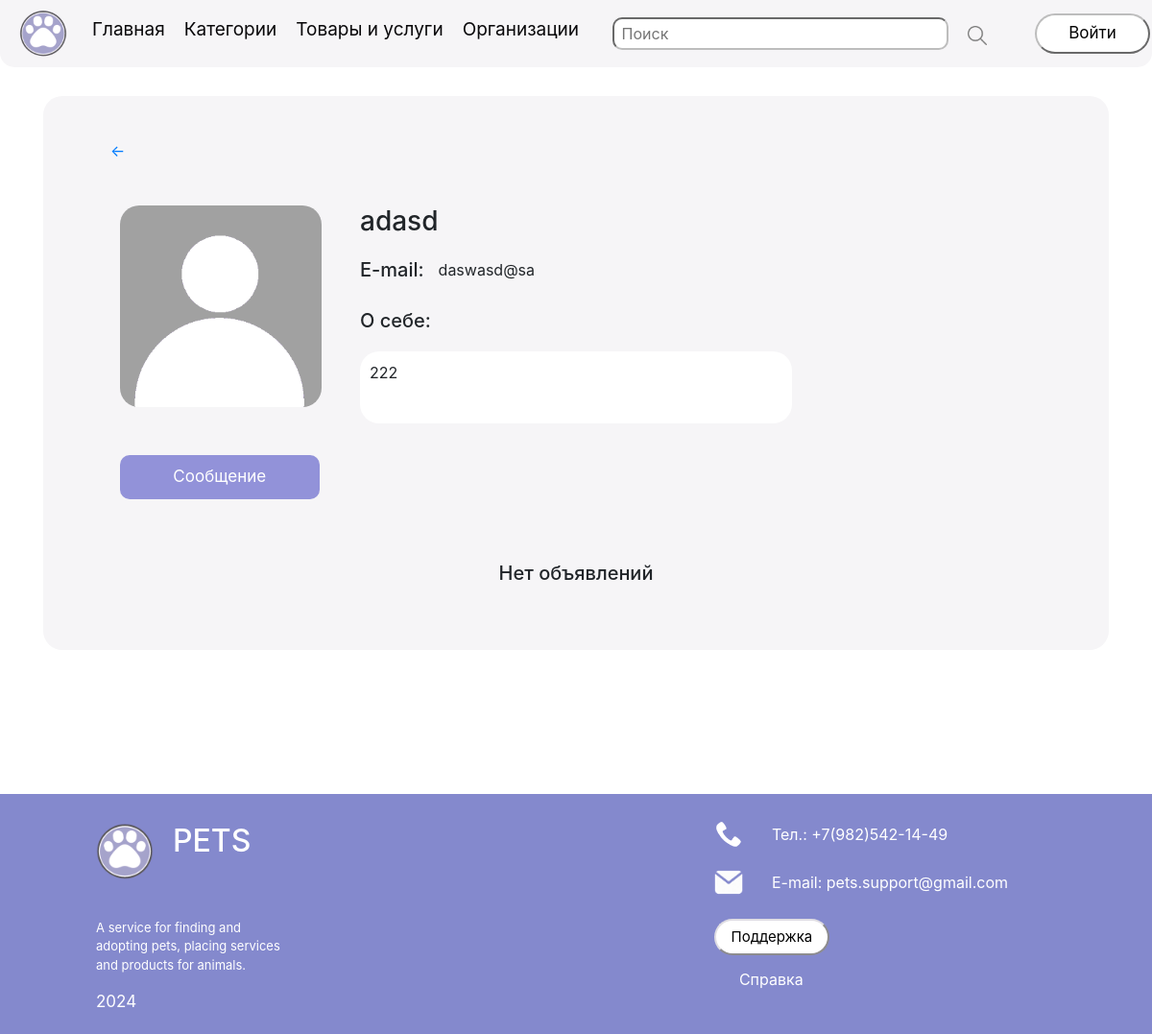
The page /user/1 on the database as committed earlier.
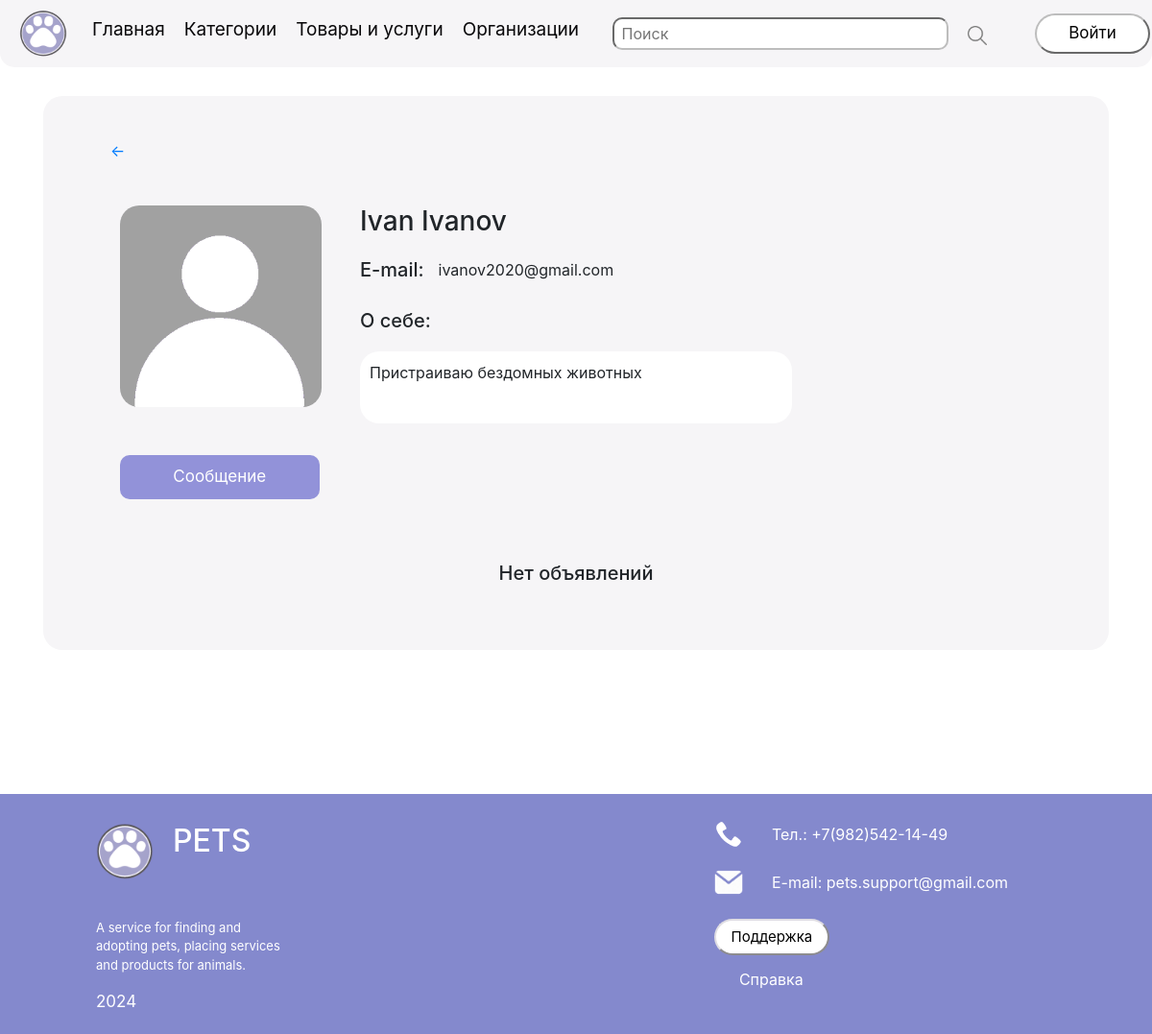
The same page on the database as committed later.
### data/users.py (models this page shows, shortened)
class User(SqlAlchemyBase, UserMixin):
    __tablename__ = 'users'
    id = sqlalchemy.Column(sqlalchemy.Integer,
                           primary_key=True, autoincrement=True)
    name = sqlalchemy.Column(sqlalchemy.String, nullable=False)
    about = sqlalchemy.Column(sqlalchemy.String, nullable=True)
    photo = sqlalchemy.Column(sqlalchemy.String, nullable=True)
    email = sqlalchemy.Column(sqlalchemy.String,
                              index=True, unique=True, nullable=False)
    hashed_password = sqlalchemy.Column(sqlalchemy.String, nullable=False)
    created_date = sqlalchemy.Column(sqlalchemy.DateTime,
                                     default=datetime.datetime.now)
    posts = orm.relationship("Post", back_populates='user')
    city = sqlalchemy.Column(sqlalchemy.String, default='Москва')

### main.py (the view)
@app.route('/user/<uid>', methods=['GET', 'POST'])
def user(uid):
    db_sess = db_session.create_session()
    userr = db_sess.query(User).filter(User.id == uid).first()
    if userr == current_user:
        return redirect("/profile")
    posts = db_sess.query(Post).filter(Post.user_id == uid).all()
    posts = list(
        map(lambda x: [x.title, x.price, x.currency, x.address[:50] + '...' if len(x.address) > 50 else x.address,
                       x.photo, x.id, x.created_date.strftime('%d.%m.%Y, %H:%M'), x.destination,
                       x.content[:50] + '...' if len(x.content) > 50 else x.content], posts))
    return render_template('user.html', title=userr.name, userr=userr, posts=posts)

### data/db_session.py (called while the page is built)
def create_session() -> Session:
    global __factory
    return __factory()

### templates/user.html (shortened to what this page needs)
{% extends "base.html" %}
{% block content %}
<div class="account">
    <div style="text-align: start; width: 100%; margin-bottom: 25px; padding-left: 10px; margin-top: -15px;">
        <a href={{session['link']}} class="back_a">
            ←
        </a>
    </div>
    <div style="text-align: start; display: flex; padding: 20px;">
        <div style="justify-content: center;">
            <img src={{userr.photo}} class="ava2"/><br>
        </div>
        <div style="text-align: start; margin-left: 40px;">
            <div style="display: flex; margin-bottom: 13px;"><h3 style="margin-right: 15px;">{{ userr.name}}</h3>
            </div>
            <div style="display: flex; margin-bottom: 13px;"><h5 style="margin-right: 15px;">E-mail:</h5>
                <p>{{ userr.email}}</p></div>
            <h5>О себе:</h5>
            <div class="about">
                <p>{{ userr.about}}</p>
            </div>
        </div>
    </div>
        {% if current_user %}
        <div style="display: flex; margin-left: 2%; width: 21%; text-align: center">
            <a href="/chat_with_user" class="edit">
                Сообщение
            </a>
        </div>
        {% endif %}
    <div style="margin-top: 35px">
        {% if not posts %}
        <h5>Нет объявлений</h5>
        {% endif %}
    </div>
</div>
{% endblock %}

### templates/base.html (shortened to what this page needs)
<!doctype html>
<html lang="en">
<head>
    <link rel="stylesheet"
          href="https://stackpath.bootstrapcdn.com/bootstrap/4.4.1/css/bootstrap.min.css"
>
    <link rel="stylesheet"
          href="/static/css/style.css">
</head>
<body class="main">
<header>
    <nav>
        <div>
            <a class="navbar-brand" href="/"><img src="/static/img/logo.png" width="50px"></a>
            <ul class="un">
                <li>
                    <a class="link" href="/">Главная</a>
                </li>
                <li>
                    <a class="link" href="/category">Категории</a>
                </li>
                <li>
                    <a class="link" href="#">Товары и услуги</a>
                </li>
                <li class='li2'>
                    <a class="link" href="/organizations">
                        Организации
                    </a>
                </li>
            </ul>
            <form class="search_f">
                <input placeholder=" Поиск" type="search">
                <a class="img_a" href=''><img src="/static/img/search_logo.png" height="20px"></a>
            </form>
            {% if current_user.is_authenticated %}
            <a class="img_a"><img src="/static/img/chat2.png" height="27px" alt="сообщения"></a>
            <a class="img_a"><img src="/static/img/bell.png" height="27px" alt="уведомления"></a>
            <a href="/favorites" class="img_a"><img src="/static/img/fav.png" height="27px" alt="избранное"></a>
            <a class="img_a" href="/profile"><img src="/static/img/avatar.png" height="45px"
                                                  style='border-radius: 10px; margin-left: 30px;'></a>
            {% else %}
            <a href='/profile'>
                <button class="login">Войти</button>
            </a>
            {% endif %}
        </div>
    </nav>
</header>
<main role="main" class="container">
    {% block content %}
    {% endblock %}
</main>
<footer>
    <div class="footer">
        <div style="display: block;">
            <div style="display: flex;">
                <img class="logo" src="/static/img/logo.png" height="60px">
                <h2> PETS</h2>
            </div>
            <div class="text">
                <p>A service for finding and adopting pets, placing services and products for animals.</p>
                <p style="font-size: 17px;">2024</p>
            </div>
        </div>
        <div class="contacts">
            <div class="cont">
                <img src="/static/img/phone.png">
                <p>Тел.: +7(982)542-14-49</p>
            </div>
            <div class="cont">
                <img src="/static/img/email.png">
                <p>E-mail: pets.support@gmail.com</p>
            </div>
            <a>
                <button class="butt" style="margin-bottom: 13px;">Поддержка</button>
            </a><br>
            <a href="" class="help">Справка</a>
        </div>
    </div>
</footer>
</body>

### static/css/style.css (style rules this page uses)
nav { border-radius: 0px 0px 15px 15px; background-color: #f6f5f7; color: #e2d3ed; height: 70px; }
.footer { margin-top: 150px; padding-left: 100px; padding-right: 150px; padding-top: 30px; align-items: start; height: 250px; display: flex; justify-content: space-between; background: #8489CD; color: #fff; }
.container { text-align: center; margin-top: 30px }
nav div { padding-left: 20px; padding-top: 5px; align-items: center; display: flex; }
.about { padding: 10px; background: #fff; width: 450px; height: 75px; margin-top: 20px; border-radius: 20px; text-align: start; }
.contacts { display: block; }
.cont { display: flex; align-items: center; margin-bottom: 10px; }
.text { width: 200px; display: block; font-size: 13px; margin-top: 40px; }
.account { border-radius: 20px; background-color: #f6f5f7; padding: 60px; display: block; margin-top: 30px; }
.un { margin-left: 10px; font-size: 19px; padding: 0px; align-items: center; margin-top: 9px; list-style-type: none; display: flex; }
.help { color: #fff; margin-left: 26px; text-decoration: none }
.link { margin-right: 20px; text-decoration: none; color: #09080a; }
.edit { padding: 10px; width: 100%; height: 21%; margin-bottom: 30px; text-decoration: none; background: #9292D9; color: #fff; border-color: #9292D9; border-radius: 10px; font-size: 17px; }
.img_a { margin-left: 20px; }
.butt { font-size: 15px; border-radius: 30px; border-color: #e0dee3; justify-items: center; outline:none; padding: 6px; margin-right: 20px; width: 120px; background: #fff; }
.login { font-size: 17px; border-radius: 30px; border-color: #BDBDBD; padding: 6px; margin-left: 30px; width: 120px; background: #fff; }
.ava2 { width: 210px; height: 210px; margin-bottom: 30px; border-radius: 20px }
.cont img { margin-top: -16px; height:30px; margin-right: 30px }
.logo { margin-right: 20px; }
.search_f { display: flex; align-items: center; margin-right: 20px; }
.search_f input { width: 350px; padding: 3px; margin-left: 15px; border-radius: 10px; border-color: #BDBDBD; }

Rows that differ between the two databases and show on the page:
changed User: name "adasd" → "Ivan Ivanov"; email "daswasd@sa" → "ivanov2020@gmail.com"; about "222" → "Пристраиваю бездомных животных"
